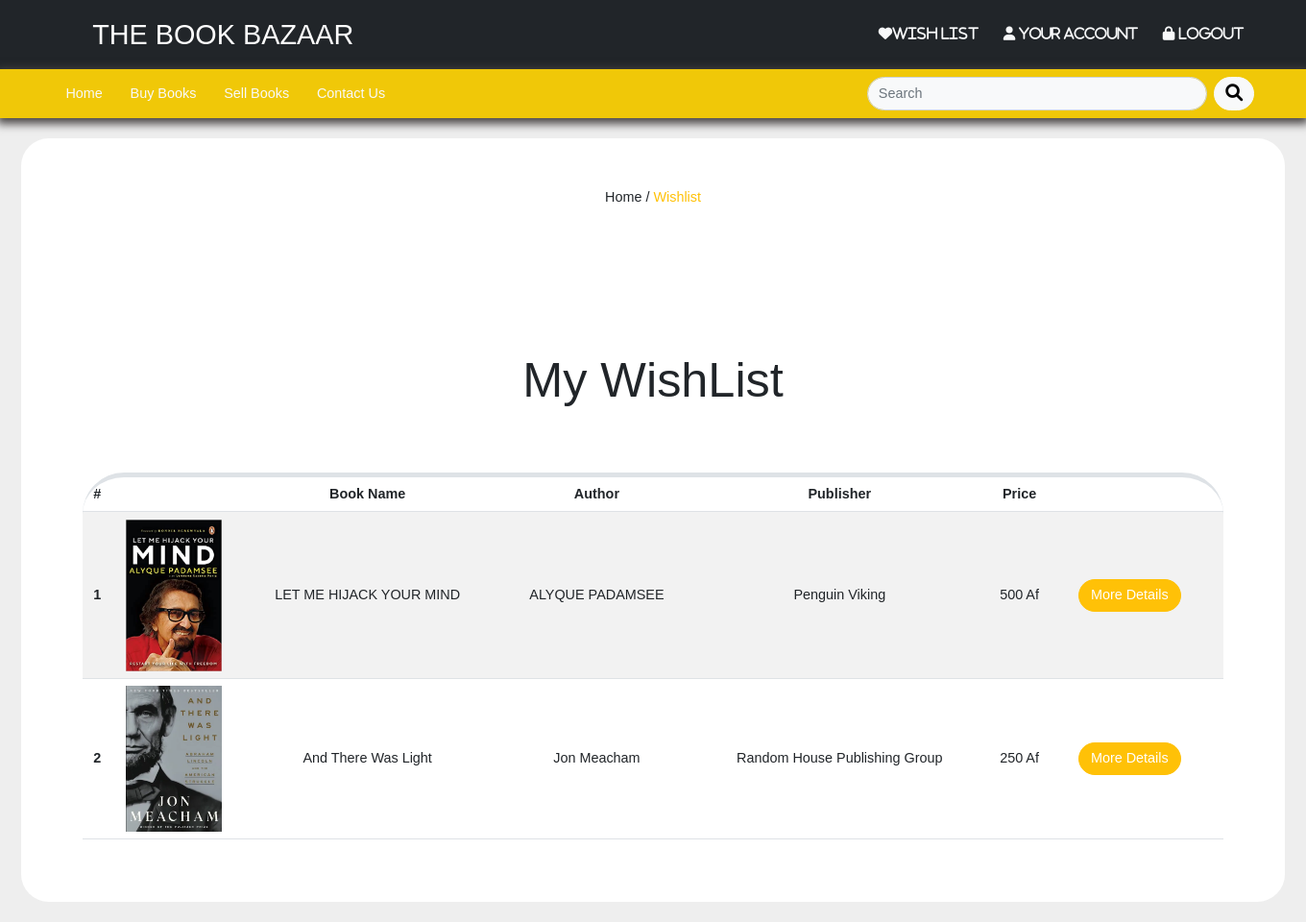
/wishlist (signed in), run on the app's committed database.
### bookstore_wishlist/models.py (models this page shows, shortened)
class wishDetail(models.Model):
    wish = models.ForeignKey(Wish, on_delete=models.CASCADE)
    wishBook = models.ForeignKey(Book, on_delete=models.CASCADE)
    price = models.IntegerField()

### bookstore_products/models.py (models this page shows, shortened)
class Book(models.Model):
    user = models.ForeignKey(User, on_delete=models.CASCADE, null=True)
    title = models.CharField(max_length=150)
    description = models.TextField()
    Author = models.CharField(max_length=150, null=True)
    publisher = models.CharField(max_length=150, null=True)
    language = models.CharField(max_length=150, blank=True, null=True)
    edition = models.CharField(max_length=150, blank=True, null=True)
    Date = models.DateTimeField(null=True)
    price = models.IntegerField()
    category = models.ManyToManyField(bookCategory, blank=True,)
    image = models.ImageField(
        upload_to=upload_image_path, null=True, blank=True)
    active = models.BooleanField(default=True)
    visit_count = models.IntegerField(default=0)
    objects = productManager()
    def get_absolute_url(self):
        return f'/books/{self.id}/{self.title.replace(" ", "-")}'

### bookstore_wishlist/views.py (the view)
# urls.py: path('wishlist', wish_list),
@login_required(login_url='/login')
def wish_list(request, *args, **kwargs):
    context = {
        'wish' : None,
        'details' : None,
    }
    open_wish = Wish.objects.filter(owner_id=request.user.id).first()
    if open_wish is not None :
        context['wish'] = open_wish
        context['details'] = open_wish.wishdetail_set.all()
    return render(request, 'wish_list.html', context)

### bookstore_wishlist/templates/wish_list.html (shortened to what this page needs)
{% extends "shared/_mainLayout.html" %}
{% load static %}
{% block content %}
<div class="bg-white p-2 m-4 rounded-5">
    <header class="wishlist-header d-flex flex-column justify-content-center align-items-center mt-5">
    <div>
        <a class="text-dark" href="/">Home </a>/
        <a class="text-warning active" href="/wishlist">Wishlist</a>
    </div>
        <lord-icon src="https://cdn.lordicon.com/ytuosppc.json" trigger="loop" delay="1500"
            colors="primary:#f0c808,secondary:#545454" style="width:1500px;height:150px">
        </lord-icon>
        <h1 class="display-4">My WishList</h1>
    </header>
    <div class="table-contain">
        {% if wish != None and details|length > 0 %}
        <div class="border-top border-5 border-rounded">
        <table class="table table-striped wishlist-table">
            <thead>
                <tr class="text-center">
                    <th scope="col">#</th>
                    <th scope="col" class="table-pic"></th>
                    <th scope="col">Book Name</th>
                    <th scope="col">Author</th>
                    <th scope="col">Publisher</th>
                    <th scope="col">Price</th>
                    <th scope="col"></th>
                    <th scope="col"></th>
                </tr>
            </thead>
            <tbody>
                {% for detail in details %}
                <tr class="text-center align-middle">
                    <th scope="row">{{ forloop.counter }}</th>
                    <td><img src="{{ detail.wishBook.image.url }}" class="img-fluid" width="100px" height="100px"
                            alt=""></td>
                    <td>{{ detail.wishBook.title }}</td>
                    <td>{{ detail.wishBook.Author }}</td>
                    <td>{{ detail.wishBook.publisher }}</td>
                    <td>{{ detail.wishBook.price }} Af</td>
                    <td><a href="{{ detail.wishBook.get_absolute_url }}"><button class="w-75 btn btn-warning text-white btn-block rounded-5">More Details</button></a></td>
                    <td>
                    </td>
                </tr>
                {% endfor %}
            </tbody>
        </table>
        {% else %}
        <div class="alert alert-warning">
            <p>Your Wish List Is Empty</p>
        </div>
        {% endif %}
        </div>
    </div>
</div>
{% endblock %}

### assets/styles/css/styles.css (style rules this page uses)
:root { --color: rgb(240, 200, 8); --color-btn: #b19610; --black: #444; --border: 0.1rem solid rgba(0, 0, 0, 0.1); --border-hover: 0.1rem solid var(--black); --box-shadow: 0 0.5rem 1rem rgba(0, 0, 0, 0.1); }
body { background-color: #eee; }
* { font-family: "Poppins", sans-serif; margin: 0; padding: 0; box-sizing: border-box; outline: none; border: none; text-decoration: none; text-transform: capitalize; transition: all 0.2s linear; transition: width none; }
a { text-decoration: none; color: white; }
html { font-size: 90%; overflow-x: hidden; scroll-padding: 5rem; scroll-behavior: smooth; list-style: none; }
.border-rounded { border-radius: 3rem; }
.table-contain { margin: 1rem; }
.table-pic { width: 130px; }
@media (min-width: 768px) { .table-contain { margin: 4rem 4rem; } }

### data on the page
wishDetail: wishBook.image (picture), wishBook "LET ME HIJACK YOUR MIND", wishBook.Author "ALYQUE PADAMSEE", wishBook.publisher "Penguin Viking", wishBook.price "500"
wishDetail: wishBook.image (picture), wishBook "And There Was Light", wishBook.Author "Jon Meacham", wishBook.publisher "Random House Publishing Group", wishBook.price "250"
